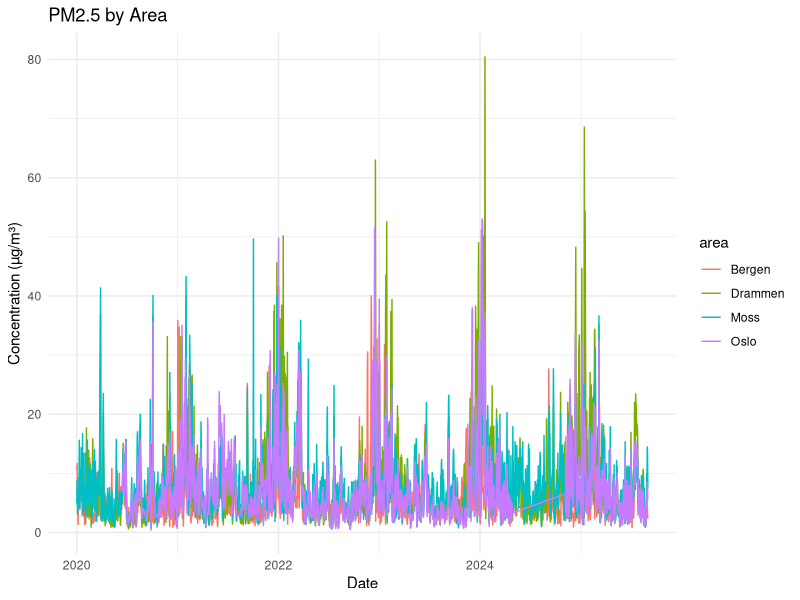
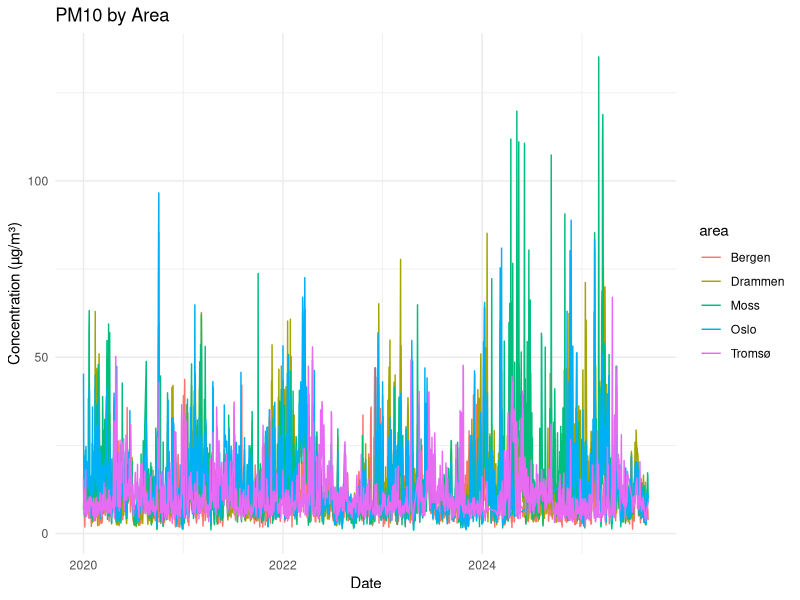
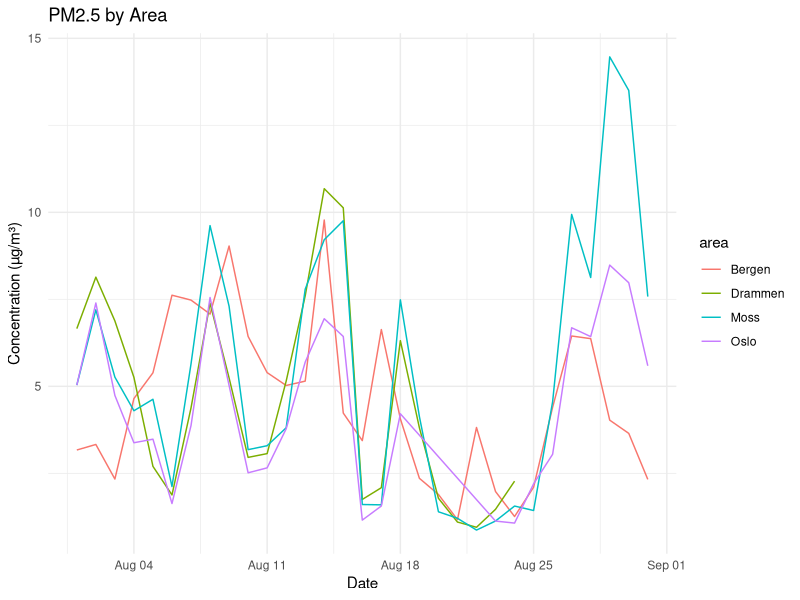
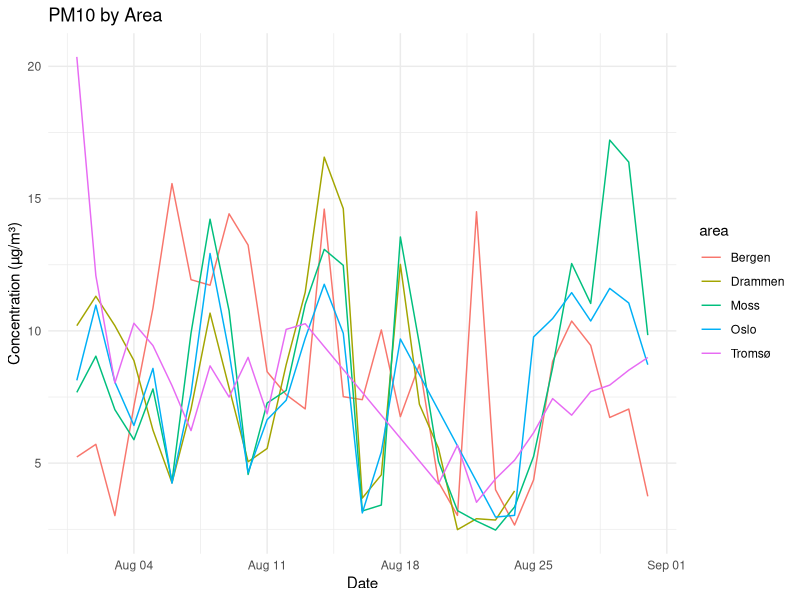
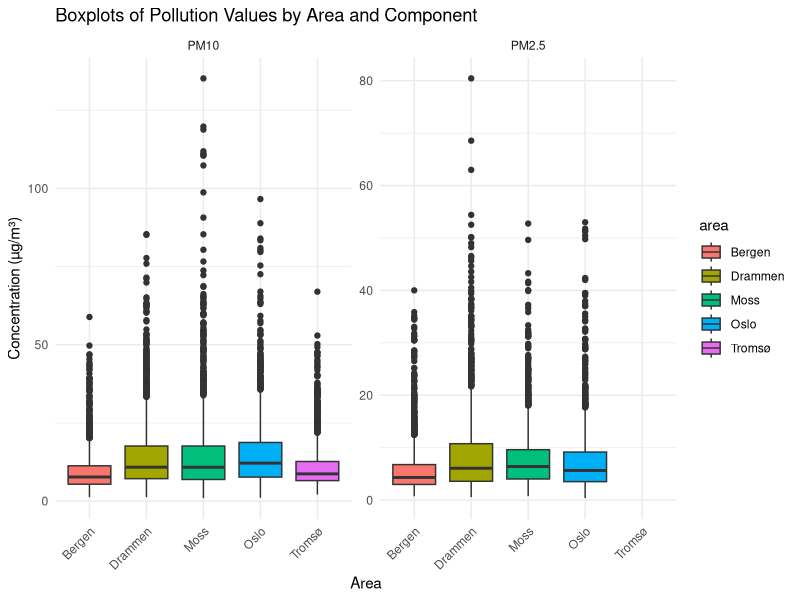

Generate these figures, in order, with R:
setwd("/Users/pasha/Desktop/DAT320/CA1")
my_data <- read.csv("air_polution.csv")
head(my_data)

class(my_data)  

my_data$area    <- as.factor(my_data$area)
my_data$station <- as.factor(my_data$station)
my_data$component <- as.factor(my_data$component)

my_data$date <- as.Date(substr(my_data$dateTime, 1, 10))
my_data <- subset(my_data, select = -dateTime)

head(my_data)

unique(my_data$area)
unique(my_data$station)

agg <- aggregate(
  date ~ area + component,
  data = my_data[!is.na(my_data$date), ],
  FUN = function(x) c(start = min(x), end = max(x), n = length(x))
)
head(agg)

library(dplyr)

out <- my_data %>%
  filter(!is.na(date)) %>%
  group_by(area, component) %>%
  summarise(
    start_date = min(date),
    end_date   = max(date),
    n_obs      = n(),
    .groups = "drop"
  )

out
stats <- my_data %>%
  filter(!is.na(value)) %>%
  group_by(area, component) %>%
  summarise(
    mean   = mean(value, na.rm = TRUE),
    sd     = sd(value, na.rm = TRUE),
    median = median(value, na.rm = TRUE),
    min    = min(value, na.rm = TRUE),
    max    = max(value, na.rm = TRUE),
    .groups = "drop"
  )

(stats)
###########d
library(ggplot2)

# PM2.5
ggplot(my_data %>% filter(component == "PM2.5"), 
       aes(x = date, y = value, color = area, group = area)) +
  geom_line() +
  labs(title = "PM2.5 by Area", x = "Date", y = "Concentration (µg/m³)") +
  theme_minimal() #missing data for oslo

# PM10
ggplot(my_data %>% filter(component == "PM10"), 
       aes(x = date, y = value, color = area, group = area)) +
  geom_line() +
  labs(title = "PM10 by Area", x = "Date", y = "Concentration (µg/m³)") +
  theme_minimal() #again missing some data from oslo

#########e
sum(is.na(my_data))# they probably didn't measure the concentration in those days in oslo and just started measureing after some time again


##########f

august_data <- my_data %>%
  filter(date >= as.Date("2025-08-01"),
         date <= as.Date("2025-08-31"))

# PM2.5
ggplot(august_data %>% filter(component == "PM2.5"), 
       aes(x = date, y = value, color = area, group = area)) +
  geom_line() +
  labs(title = "PM2.5 by Area", x = "Date", y = "Concentration (µg/m³)") +
  theme_minimal() #follow simillar trend but bergen is a bit more stochastic

# PM10
ggplot(august_data %>% filter(component == "PM10"), 
       aes(x = date, y = value, color = area, group = area)) +
  geom_line() +
  labs(title = "PM10 by Area", x = "Date", y = "Concentration (µg/m³)") +
  theme_minimal() #again missing some data from oslo

########g

ggplot(my_data, aes(x = area, y = value, fill = area)) +
  geom_boxplot() +
  facet_wrap(~ component, scales = "free_y") +
  labs(
    title = "Boxplots of Pollution Values by Area and Component",
    x = "Area",
    y = "Concentration (µg/m³)"
  ) +
  theme_minimal() +
  theme(axis.text.x = element_text(angle = 45, hjust = 1))


#clean
cat("\014")
rm(list = ls())




